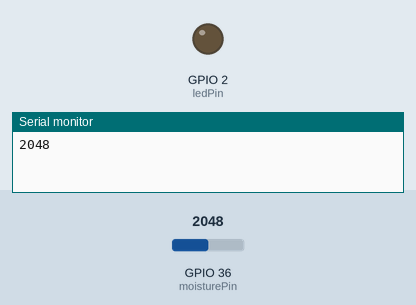
Recording of a sketch running on a simulated ESP32. On the bench: output pins drawn as LEDs (lit = HIGH), the last lines printed to the serial monitor. Inputs (shaded band) come from the test bench; at power-on: GPIO 36 (moisturePin) = 2048.

Above: at 1.2 s.
1.3 s: GPIO 36 (moisturePin) set to 2941
4.2 s: GPIO 36 (moisturePin) set to 3025
At 6.2 s:
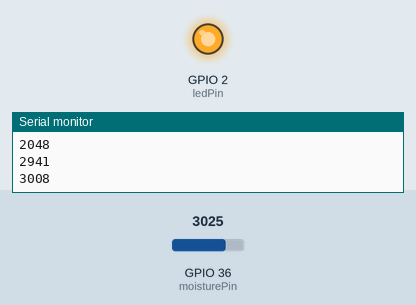
6.5 s: GPIO 36 (moisturePin) set to 2960
At 7.8 s:
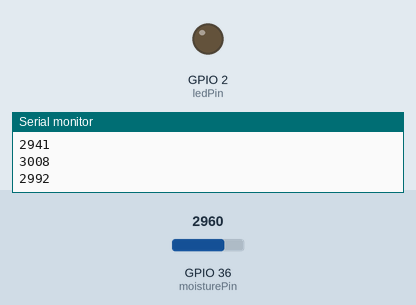
8.5 s: GPIO 36 (moisturePin) set to 3040
At 9.4 s:
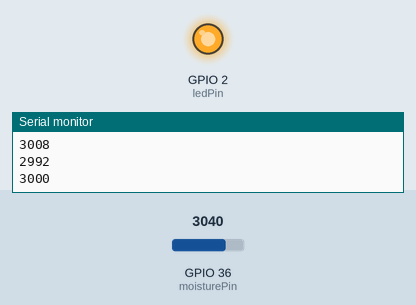
Timing chart, 0 to 11.5 s (numbered marks = the images above; inputs shaded):
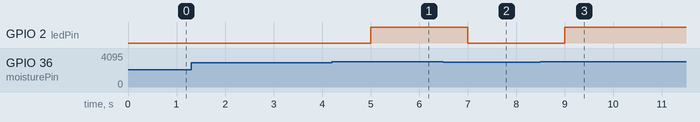

The sketch:

moisture.ino
```cpp
// Pin Definitions
const int moisturePin = 36; // ADC pin
const int ledPin = 2;       // LED pin

// Configurable Threshold
int moistureThreshold = 3000;  // Adjust based on your sensor's range

void setup() {
  Serial.begin(115200);  // Start Serial communication for UART (communication with Raspberry Pi)
  pinMode(ledPin, OUTPUT);
  digitalWrite(ledPin, LOW); // Ensure LED starts OFF
}

void loop()
{
  // Average multiple readings to reduce noise
  int moistureValue = 0;
  int numReadings = 10;  // Number of readings to average
  for (int i = 0; i < numReadings; i++) {
    moistureValue += analogRead(moisturePin);
    delay(100);  // Short delay between readings
  }
  moistureValue /= numReadings;  // Average the readings
  Serial.println(moistureValue);

// Check if moisture value is below or above the threshold to toggle on-board led
if (moistureValue < moistureThreshold) {
  digitalWrite(ledPin, LOW);
} else {
  digitalWrite(ledPin, HIGH);
}
  delay(1000); // Delay for 1 second
}
```

Measured:
- the behaviour switches between 2999 and 3000 on GPIO 36 (moisturePin) (found by bisection; images 0 and 1)
- after the input at 4.2 s, GPIO 2 (ledPin): LOW → HIGH after 0.80 s
- after the input at 6.5 s, GPIO 2 (ledPin): HIGH → LOW after 0.50 s
- after the input at 8.5 s, GPIO 2 (ledPin): LOW → HIGH after 0.51 s
